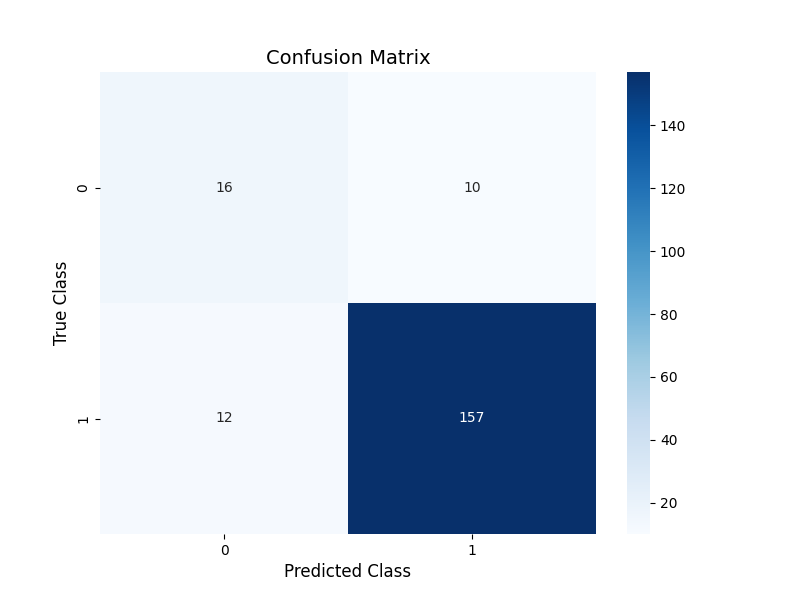

Generate this figure with Python:
# Import necessary libraries
from sklearn.svm import SVC
from sklearn.metrics import accuracy_score, precision_score, recall_score, f1_score, confusion_matrix
from sklearn.model_selection import train_test_split
from sklearn.preprocessing import OneHotEncoder, StandardScaler
import pandas as pd
import numpy as np
import matplotlib.pyplot as plt
import seaborn as sns

# Load the data
data = pd.read_csv('student-por.csv', sep=';')

# Preprocess the data
# Identify categorical columns
categorical_columns = data.select_dtypes(include=['object']).columns

# OneHotEncode categorical columns
encoder = OneHotEncoder(sparse_output=False)
encoded_features = encoder.fit_transform(data[categorical_columns])

# Create a new DataFrame for encoded features
encoded_df = pd.DataFrame(encoded_features, columns=encoder.get_feature_names_out(categorical_columns))

# Drop original categorical columns and concatenate encoded columns
data = data.drop(columns=categorical_columns).reset_index(drop=True)
data = pd.concat([data, encoded_df], axis=1)

data = data.drop(columns=['G2'])

# Define features (X) and target (y)
target_column = 'G3'  # Final grade
threshold = 10  # Define the passing threshold
data['Pass'] = (data[target_column] >= threshold).astype(int)  # Create binary target: 1 = Pass, 0 = Fail
X = data.drop(columns=[target_column, 'Pass'])  # Drop original G3 and binary target column
y = data['Pass']

# Split the data into training and testing sets
X_train, X_test, y_train, y_test = train_test_split(X, y, test_size=0.3, random_state=42)

# Scale the features
scaler = StandardScaler()
X_train = scaler.fit_transform(X_train)
X_test = scaler.transform(X_test)

# Train the SVM model
svm_model = SVC(kernel='linear', random_state=42)  # You can also try 'rbf' or 'poly' kernels
svm_model.fit(X_train, y_train)

# Make predictions
y_pred = svm_model.predict(X_test)

# Evaluate the model
accuracy = accuracy_score(y_test, y_pred)
precision = precision_score(y_test, y_pred)
recall = recall_score(y_test, y_pred)
f1 = f1_score(y_test, y_pred)

# Print evaluation metrics
print(f"Accuracy: {accuracy:.2f}")
print(f"Precision: {precision:.2f}")
print(f"Recall: {recall:.2f}")
print(f"F1 Score: {f1:.2f}")

# Build and display the confusion matrix as a heatmap
conf_matrix = confusion_matrix(y_test, y_pred)
plt.figure(figsize=(8, 6))
sns.heatmap(conf_matrix, annot=True, fmt='d', cmap='Blues', cbar=True)
plt.xlabel('Predicted Class', fontsize=12)
plt.ylabel('True Class', fontsize=12)
plt.title('Confusion Matrix', fontsize=14)
plt.show()
